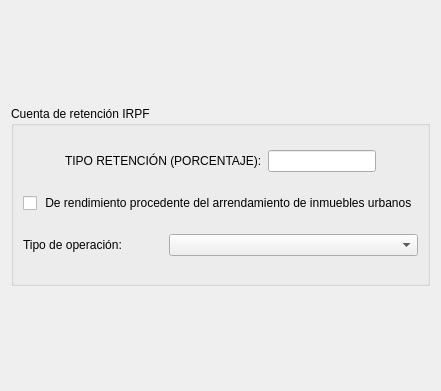
          <widget class="QWidget" name="tab_3">
           <attribute name="title">
            <string>Cuentas retención</string>
           </attribute>
           <layout class="QVBoxLayout" name="verticalLayout_10">
            <item>
             <spacer name="verticalSpacer_2">
              <property name="orientation">
               <enum>Qt::Orientation::Vertical</enum>
              </property>
              <property name="sizeHint" stdset="0">
               <size>
                <width>20</width>
                <height>95</height>
               </size>
              </property>
             </spacer>
            </item>
            <item>
             <widget class="QGroupBox" name="retenciongroupBox">
              <property name="minimumSize">
               <size>
                <width>0</width>
                <height>180</height>
               </size>
              </property>
              <property name="title">
               <string>Cuenta de retención IRPF</string>
              </property>
              <property name="checkable">
               <bool>false</bool>
              </property>
              <property name="checked">
               <bool>false</bool>
              </property>
              <layout class="QVBoxLayout" name="verticalLayout_9">
               <item>
                <layout class="QHBoxLayout" name="horizontalLayout_16">
                 <item>
                  <spacer name="horizontalSpacer_8">
                   <property name="orientation">
                    <enum>Qt::Orientation::Horizontal</enum>
                   </property>
                   <property name="sizeHint" stdset="0">
                    <size>
                     <width>40</width>
                     <height>20</height>
                    </size>
                   </property>
                  </spacer>
                 </item>
                 <item>
                  <widget class="QLabel" name="label_16">
                   <property name="text">
                    <string>TIPO RETENCIÓN (PORCENTAJE):</string>
                   </property>
                  </widget>
                 </item>
                 <item>
                  <widget class="QLineEdit" name="tiporetlineEdit">
                   <property name="maximumSize">
                    <size>
                     <width>115</width>
                     <height>16777215</height>
                    </size>
                   </property>
                  </widget>
                 </item>
                 <item>
                  <spacer name="horizontalSpacer_9">
                   <property name="orientation">
                    <enum>Qt::Orientation::Horizontal</enum>
                   </property>
                   <property name="sizeHint" stdset="0">
                    <size>
                     <width>40</width>
                     <height>20</height>
                    </size>
                   </property>
                  </spacer>
                 </item>
                </layout>
               </item>
               <item>
                <widget class="QCheckBox" name="alquilercheckBox">
                 <property name="text">
                  <string> De rendimiento procedente del arrendamiento de inmuebles urbanos</string>
                 </property>
                </widget>
               </item>
               <item>
                <layout class="QHBoxLayout" name="horizontalLayout_17">
                 <item>
                  <widget class="QLabel" name="label_17">
                   <property name="maximumSize">
                    <size>
                     <width>140</width>
                     <height>16777215</height>
                    </size>
                   </property>
                   <property name="text">
                    <string>Tipo de operación:</string>
                   </property>
                  </widget>
                 </item>
                 <item>
                  <widget class="QComboBox" name="operacionretcomboBox">
                   <property name="maximumSize">
                    <size>
                     <width>515</width>
                     <height>16777215</height>
                    </size>
                   </property>
                  </widget>
                 </item>
                </layout>
               </item>
              </layout>
             </widget>
            </item>
            <item>
             <spacer name="verticalSpacer">
              <property name="orientation">
               <enum>Qt::Orientation::Vertical</enum>
              </property>
              <property name="sizeHint" stdset="0">
               <size>
                <width>20</width>
                <height>94</height>
               </size>
              </property>
             </spacer>
            </item>
           </layout>
          </widget>
